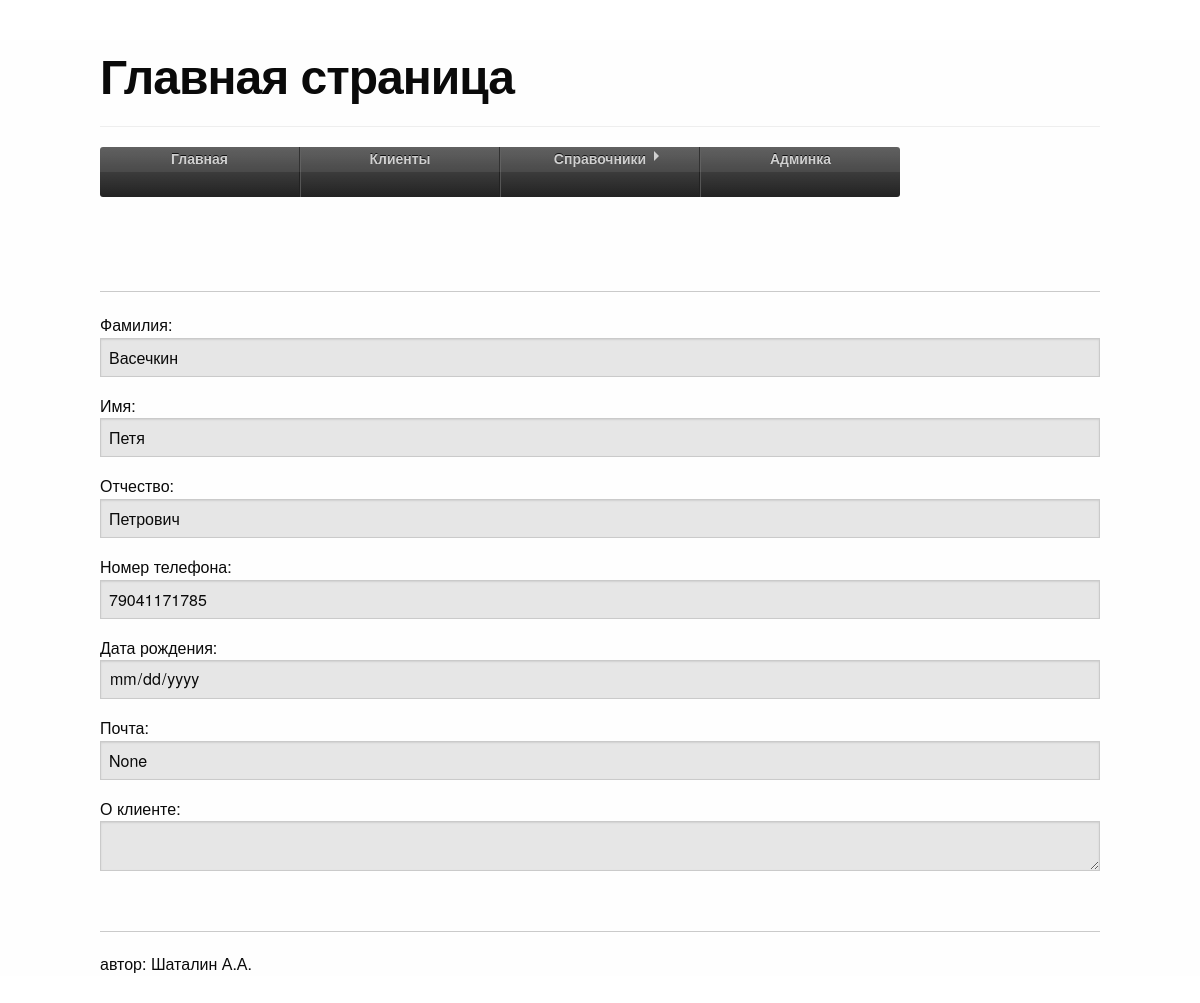
The app's page /clients/get/3/ with its own data.
### clientlist/models.py (models this page shows, shortened)
class Clients(models.Model):
    class Meta:
        db_table = 'clients'
    clients_name = models.CharField(max_length=50)
    clients_middlename = models.CharField(max_length=50)
    clients_lastname = models.CharField(max_length=50)
    clients_age = models.DateField(null=True)
    clients_telephone = models.CharField(max_length=11)
    clients_email = models.EmailField(null=True)
    clients_comments = models.TextField()

### clientlist/views.py (the view)
# urls.py: url(r'^clients/get/(?P<clients_id>\d+)/$', client),
def client(request, clients_id):
    args ={}
    args.update(csrf(request))
    args['client'] = Clients.objects.get(id=clients_id)
    args['status'] = 'disabled'
    return render_to_response('client.html', args)

### clientlist/templates/client.html (shortened to what this page needs)
{% extends 'index.html' %}
{% block clients %}
 <form action="/client/post/" method="post" >
     <p>Фамилия:<input type="text" name="clients_lastname" value="{{ client.clients_lastname }}" {{ status }}></p>
     <p>Имя:<input type="text" name="clients_name" value="{{ client.clients_name }}" {{ status }}></p>
     <p>Отчество:<input type="text" name="clients_middlename" value="{{ client.clients_middlename }}" {{ status }}></p>
     <p>Номер телефона:<input type="tel" name="clients_telephone" value="{{ client.clients_telephone}}" {{ status }}> </p>
     <p>Дата рождения:<input type="date" name="clients_age" value="{{ client.clients_age|date:'d/m/Y' }}" {{ status }}></p>
     <p>Почта:<input type="email" name="clients_email" value="{{ client.clients_email }}" {{ status }}></p>
     <p>О клиенте:<textarea name="clients_comments" {{ status }}>{{ client.clients_comments }}</textarea></p>
</form>
{% endblock %}

### static/style/css/css.css (style rules this page uses)
html, body { background: #fff; font: 100% helvetica, arial, sans-serif; margin: 0; padding: 0; }

### records on screen
Clients: clients_lastname "Васечкин", clients_name "Петя", clients_middlename "Петрович", clients_telephone "79041171785", clients_email "None"
